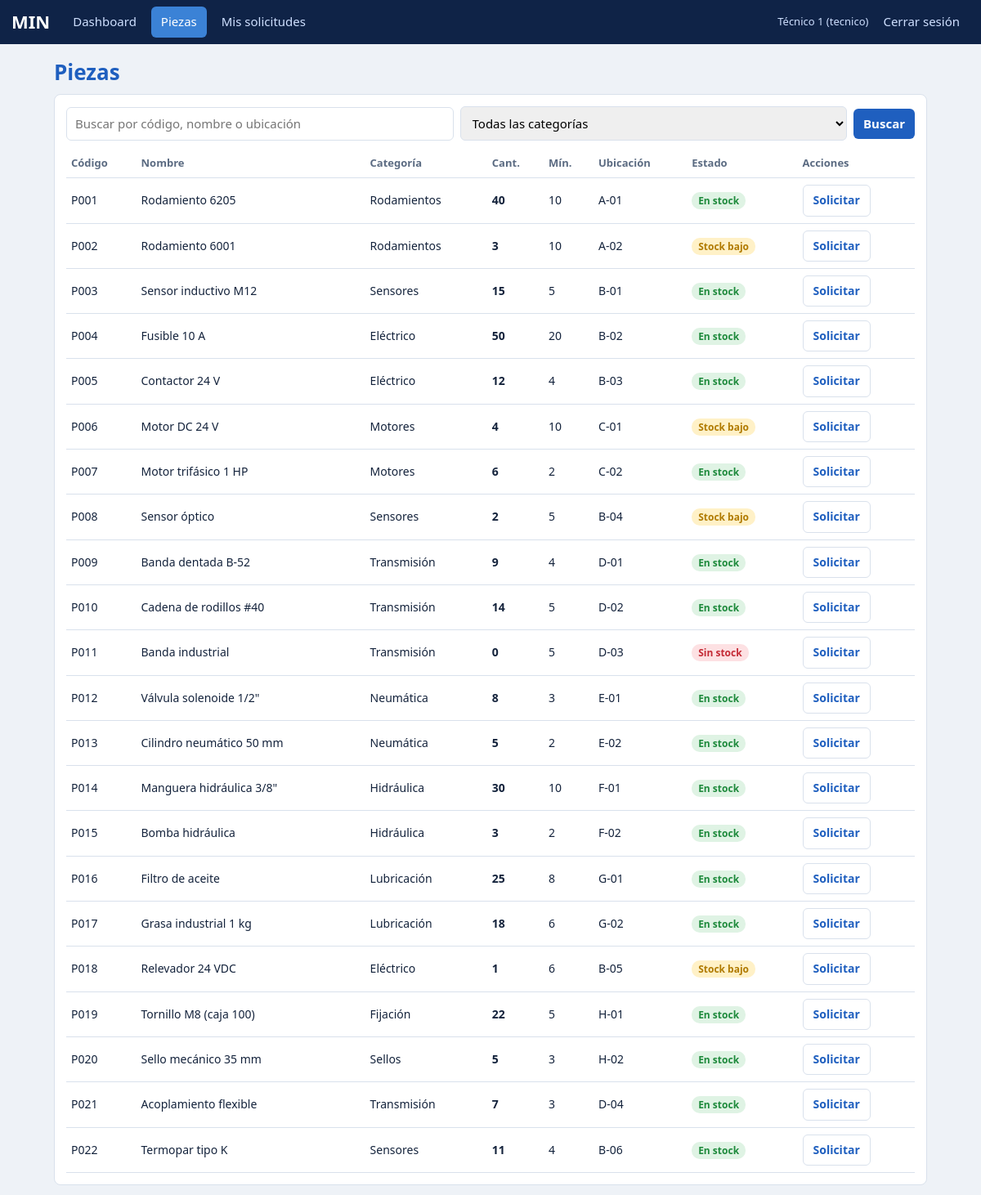
/piezas (signed in), run on the app's committed database.
### tables this page shows
CREATE TABLE piezas(codigo TEXT PRIMARY KEY, nombre TEXT, categoria TEXT, cantidad INTEGER, minimo INTEGER, ubicacion TEXT);

### app.py (the view)
@app.route("/piezas")
@acceso()
def piezas():
    q, cat = request.args.get("q", "").strip(), request.args.get("cat", "")
    sql, par = "SELECT * FROM piezas WHERE (codigo LIKE ? OR nombre LIKE ? OR ubicacion LIKE ?)", [f"%{q}%"] * 3
    if cat: sql += " AND categoria=?"; par.append(cat)
    cats = [r[0] for r in db().execute("SELECT DISTINCT categoria FROM piezas ORDER BY 1")]
    return render_template("piezas.html", ps=db().execute(sql + " ORDER BY codigo", par).fetchall(), cats=cats, q=q, cat=cat)

### app.py (called while the page is built)
def db():
    if "db" not in g:
        g.db = sqlite3.connect(DB)
        g.db.row_factory = sqlite3.Row
    return g.db

@app.teardown_appcontext
def close(_):
    d = g.pop("db", None)
    if d: d.close()

def estado(p):
    if p["cantidad"] == 0: return ("Sin stock", "no")
    if p["cantidad"] <= p["minimo"]: return ("Stock bajo", "lo")
    return ("En stock", "ok")

def acceso(*roles):
    def deco(f):
        @wraps(f)
        def w(*a, **k):
            if "uid" not in session: return redirect(url_for("login"))
            if roles and session["rol"] not in roles: abort(403)
            return f(*a, **k)
        return w
    return deco

### templates/piezas.html (shortened to what this page needs)
{% extends "base.html" %}
{% block c %}
<h1>Piezas</h1>
<div class="card">
    <form class="row" method="get" style="margin-bottom:10px">
        <input name="q" value="{{ q }}" placeholder="Buscar por código, nombre o ubicación" aria-label="Buscar">
        <select name="cat" aria-label="Categoría">
            <option value="">Todas las categorías</option>
        </select>
        <button>Buscar</button>
    </form>
    <table>
        <tr>
            <th>Código</th>
            <th>Nombre</th>
            <th>Categoría</th>
            <th>Cant.</th>
            <th>Mín.</th>
            <th>Ubicación</th>
            <th>Estado</th>
            <th>Acciones</th>
        </tr>
        {% for p in ps %}
            {% set e = estado(p) %}
            <tr>
                <td>{{ p.codigo }}</td>
                <td>{{ p.nombre }}</td>
                <td>{{ p.categoria }}</td>
                <td><b>{{ p.cantidad }}</b></td>
                <td>{{ p.minimo }}</td>
                <td>{{ p.ubicacion }}</td>
                <td><span class="tag {{ e[1] }}">{{ e[0] }}</span></td>
                <td>
                    {% if session.rol == 'admin' %}
                        <a class="btn g" href="{{ url_for('pieza_form', codigo=p.codigo) }}">Editar</a>
                        <form class="inl" method="post" action="{{ url_for('pieza_entrada', codigo=p.codigo) }}">
                            <input name="cantidad" type="number" min="1" placeholder="Cant." aria-label="Cantidad a recibir">
                            <button class="g">Recibir</button>
                        </form>
                        <form class="inl" method="post" action="{{ url_for('pieza_eliminar', codigo=p.codigo) }}" onsubmit="return confirm('¿Eliminar {{ p.codigo }}?')">
                            <button class="no">Eliminar</button>
                        </form>
                    {% elif session.rol == 'tecnico' %}
                        <a class="btn g" href="{{ url_for('solicitudes', pieza=p.codigo) }}">Solicitar</a>
                    {% else %}
                        —
                    {% endif %}
                </td>
            </tr>
        {% else %}
            <tr>
                <td colspan="8">Sin resultados.</td>
            </tr>
        {% endfor %}
    </table>
</div>
{% endblock %}

### static/style.css (style rules this page uses)
:root { --bg:#eef2f7;--card:#fff;--tx:#14233c;--mu:#5b6b82;--nav:#0f2347;--pri:#1f5fbf;--bd:#d9e1ec;--ok:#1e8a3c;--okb:#dff3e4;--lo:#b07a00;--lob:#fff1c7;--no:#c42a35;--nob:#fde1e3;--inf:#dbeafe }
* { box-sizing:border-box }
body { margin:0;background:var(--bg);color:var(--tx);font:15px/1.45 "Segoe UI",Roboto,Arial,sans-serif }
h1,h2,h3 { margin:0 0 8px }
h1 { color:var(--pri);font-size:26px }
.card { background:var(--card);border:1px solid var(--bd);border-radius:8px;padding:14px;margin-bottom:12px;overflow-x:auto }
table { border-collapse:collapse;width:100%;font-size:14px }
th,td { padding:8px 6px;text-align:left;border-bottom:1px solid var(--bd);white-space:nowrap }
th { color:var(--mu);font-size:13px }
.tag { padding:2px 8px;border-radius:10px;font-size:12px;font-weight:600 }
.ok.tag,.tag.Aprobada { background:var(--okb);color:var(--ok) }
.lo.tag,.tag.Pendiente { background:var(--lob);color:var(--lo) }
.no.tag,.tag.Rechazada { background:var(--nob);color:var(--no) }
button,.btn { cursor:pointer;border:0;border-radius:6px;padding:8px 12px;background:var(--pri);color:#fff;font:inherit;font-weight:600;text-decoration:none;display:inline-block }
.g { background:transparent;color:var(--pri);border:1px solid var(--bd) }
input,select { padding:9px 10px;border:1px solid var(--bd);border-radius:6px;font:inherit;width:100% }
.row { display:flex;gap:8px;flex-wrap:wrap;align-items:center }
.row input,.row select { flex:1;min-width:140px;width:auto }

### data on the page
piezas: codigo "P001", nombre "Rodamiento 6205", categoria "Rodamientos", cantidad "40", minimo "10", ubicacion "A-01", e "En stock"
piezas: codigo "P002", nombre "Rodamiento 6001", categoria "Rodamientos", cantidad "3", minimo "10", ubicacion "A-02", e "Stock bajo"
piezas: codigo "P003", nombre "Sensor inductivo M12", categoria "Sensores", cantidad "15", minimo "5", ubicacion "B-01", e "En stock"
piezas: codigo "P004", nombre "Fusible 10 A", categoria "Eléctrico", cantidad "50", minimo "20", ubicacion "B-02", e "En stock"
piezas: codigo "P005", nombre "Contactor 24 V", categoria "Eléctrico", cantidad "12", minimo "4", ubicacion "B-03", e "En stock"
piezas: codigo "P006", nombre "Motor DC 24 V", categoria "Motores", cantidad "4", minimo "10", ubicacion "C-01", e "Stock bajo"
piezas: codigo "P007", nombre "Motor trifásico 1 HP", categoria "Motores", cantidad "6", minimo "2", ubicacion "C-02", e "En stock"
piezas: codigo "P008", nombre "Sensor óptico", categoria "Sensores", cantidad "2", minimo "5", ubicacion "B-04", e "Stock bajo"
piezas: codigo "P009", nombre "Banda dentada B-52", categoria "Transmisión", cantidad "9", minimo "4", ubicacion "D-01", e "En stock"
piezas: codigo "P010", nombre "Cadena de rodillos #40", categoria "Transmisión", cantidad "14", minimo "5", ubicacion "D-02", e "En stock"
piezas: codigo "P011", nombre "Banda industrial", categoria "Transmisión", cantidad "0", minimo "5", ubicacion "D-03", e "Sin stock"
piezas: codigo "P012", nombre "Válvula solenoide 1/2\"", categoria "Neumática", cantidad "8", minimo "3", ubicacion "E-01", e "En stock"
piezas: codigo "P013", nombre "Cilindro neumático 50 mm", categoria "Neumática", cantidad "5", minimo "2", ubicacion "E-02", e "En stock"
piezas: codigo "P014", nombre "Manguera hidráulica 3/8\"", categoria "Hidráulica", cantidad "30", minimo "10", ubicacion "F-01", e "En stock"
piezas: codigo "P015", nombre "Bomba hidráulica", categoria "Hidráulica", cantidad "3", minimo "2", ubicacion "F-02", e "En stock"
piezas: codigo "P016", nombre "Filtro de aceite", categoria "Lubricación", cantidad "25", minimo "8", ubicacion "G-01", e "En stock"
piezas: codigo "P017", nombre "Grasa industrial 1 kg", categoria "Lubricación", cantidad "18", minimo "6", ubicacion "G-02", e "En stock"
piezas: codigo "P018", nombre "Relevador 24 VDC", categoria "Eléctrico", cantidad "1", minimo "6", ubicacion "B-05", e "Stock bajo"
piezas: codigo "P019", nombre "Tornillo M8 (caja 100)", categoria "Fijación", cantidad "22", minimo "5", ubicacion "H-01", e "En stock"
piezas: codigo "P020", nombre "Sello mecánico 35 mm", categoria "Sellos", cantidad "5", minimo "3", ubicacion "H-02", e "En stock"
piezas: codigo "P021", nombre "Acoplamiento flexible", categoria "Transmisión", cantidad "7", minimo "3", ubicacion "D-04", e "En stock"
piezas: codigo "P022", nombre "Termopar tipo K", categoria "Sensores", cantidad "11", minimo "4", ubicacion "B-06", e "En stock"

### other printed values
{{ n }} "Dashboard" "Piezas" "Mis solicitudes"
{{ session.nombre }} "Técnico 1"
{{ session.rol }} "tecnico"
